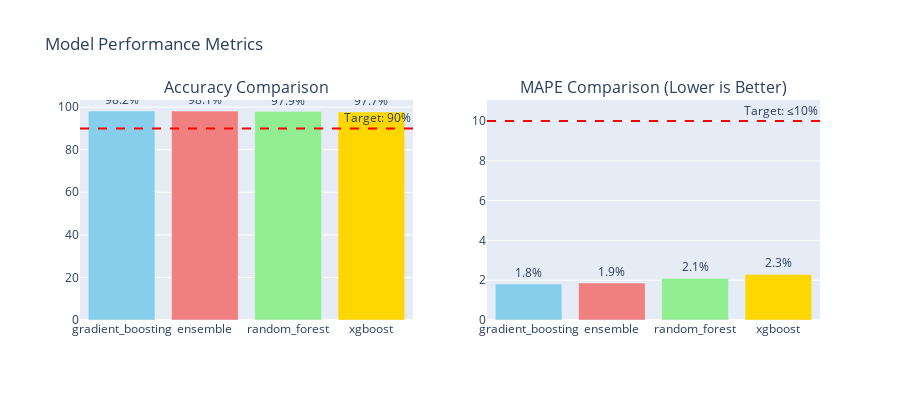

Write notebook code for a chart like this one.
### Code cell
# Visualize comparison
fig = make_subplots(
    rows=1, cols=2,
    subplot_titles=('Accuracy Comparison', 'MAPE Comparison (Lower is Better)'),
    specs=[[{'type': 'bar'}, {'type': 'bar'}]]
)

# Accuracy
colors = ['skyblue', 'lightcoral', 'lightgreen', 'gold']
fig.add_trace(
    go.Bar(x=comparison['Model'], y=comparison['Accuracy (%)'], 
           marker_color=colors, text=comparison['Accuracy (%)'],
           texttemplate='%{text:.1f}%', textposition='outside'),
    row=1, col=1
)
fig.add_hline(y=90, line_dash="dash", line_color="red", 
              annotation_text="Target: 90%", row=1, col=1)

# MAPE
fig.add_trace(
    go.Bar(x=comparison['Model'], y=comparison['MAPE (%)'],
           marker_color=colors, text=comparison['MAPE (%)'],
           texttemplate='%{text:.1f}%', textposition='outside'),
    row=1, col=2
)
fig.add_hline(y=10, line_dash="dash", line_color="red",
              annotation_text="Target: ≤10%", row=1, col=2)

fig.update_layout(height=400, showlegend=False, title_text="Model Performance Metrics")
fig.show()

print("\n✅ Performance visualization complete!")

### Figure 1 — Plotly figure (JSON) as saved in the notebook; plotly's stock layout.template omitted (floating-point values rounded to 4 significant figures)
{"data": [{"marker": {"color": ["skyblue", "lightcoral", "lightgreen", "gold"]}, "text": [98.19, 98.14, 97.91, 97.71], "textposition": "outside", "texttemplate": "%{text:.1f}%", "type": "bar", "x": ["gradient_boosting", "ensemble", "random_forest", "xgboost"], "xaxis": "x", "y": [98.19, 98.14, 97.91, 97.71], "yaxis": "y"}, {"marker": {"color": ["skyblue", "lightcoral", "lightgreen", "gold"]}, "text": [1.809, 1.858, 2.091, 2.292], "textposition": "outside", "texttemplate": "%{text:.1f}%", "type": "bar", "x": ["gradient_boosting", "ensemble", "random_forest", "xgboost"], "xaxis": "x2", "y": [1.809, 1.858, 2.091, 2.292], "yaxis": "y2"}], "layout": {"annotations": [{"font": {"size": 16}, "showarrow": false, "text": "Accuracy Comparison", "x": 0.225, "xanchor": "center", "xref": "paper", "y": 1, "yanchor": "bottom", "yref": "paper"}, {"font": {"size": 16}, "showarrow": false, "text": "MAPE Comparison (Lower is Better)", "x": 0.775, "xanchor": "center", "xref": "paper", "y": 1, "yanchor": "bottom", "yref": "paper"}, {"showarrow": false, "text": "Target: 90%", "x": 1, "xanchor": "right", "xref": "x domain", "y": 90, "yanchor": "bottom", "yref": "y"}, {"showarrow": false, "text": "Target: ≤10%", "x": 1, "xanchor": "right", "xref": "x2 domain", "y": 10, "yanchor": "bottom", "yref": "y2"}], "height": 400, "shapes": [{"line": {"color": "red", "dash": "dash"}, "type": "line", "x0": 0, "x1": 1, "xref": "x domain", "y0": 90, "y1": 90, "yref": "y"}, {"line": {"color": "red", "dash": "dash"}, "type": "line", "x0": 0, "x1": 1, "xref": "x2 domain", "y0": 10, "y1": 10, "yref": "y2"}], "showlegend": false, "title": {"text": "Model Performance Metrics"}, "xaxis": {"anchor": "y", "domain": [0, 0.45]}, "xaxis2": {"anchor": "y2", "domain": [0.55, 1]}, "yaxis": {"anchor": "x", "domain": [0, 1]}, "yaxis2": {"anchor": "x2", "domain": [0, 1]}}}
